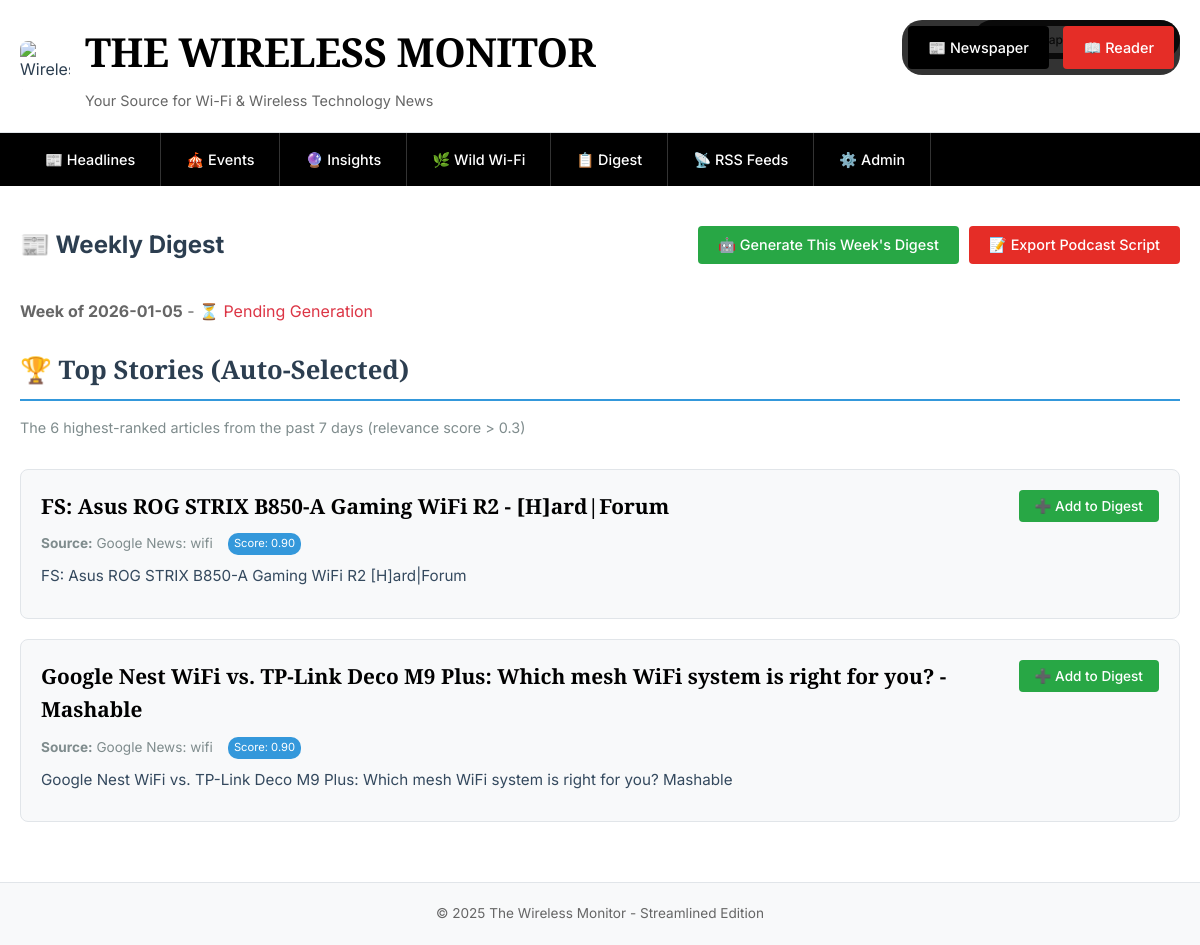
The page /weekly_digest on the database as committed earlier.
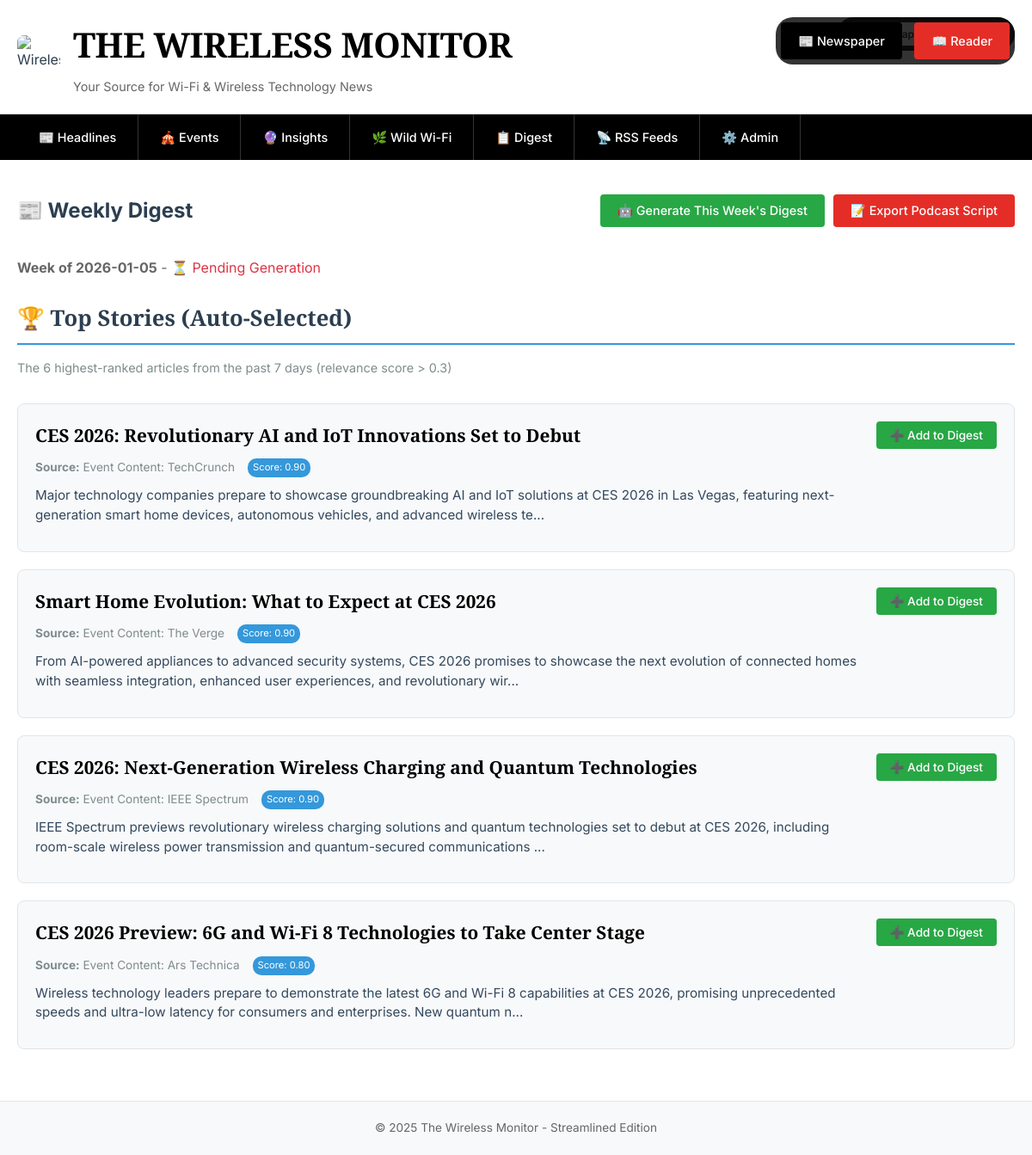
The same page on the database as committed later.
### tables this page shows
CREATE TABLE articles (
                id INTEGER PRIMARY KEY AUTOINCREMENT,
                feed_id INTEGER,
                title TEXT NOT NULL,
                url TEXT UNIQUE NOT NULL,
                description TEXT,
                content TEXT,
                published_date TIMESTAMP,
                relevance_score REAL DEFAULT 0,
                entertainment_score REAL DEFAULT 0,
                wifi_keywords TEXT,
                created_at TIMESTAMP DEFAULT CURRENT_TIMESTAMP, image_url TEXT,
                FOREIGN KEY (feed_id) REFERENCES rss_feeds (id)
            );

CREATE TABLE rss_feeds (
                id INTEGER PRIMARY KEY AUTOINCREMENT,
                name TEXT NOT NULL,
                url TEXT UNIQUE NOT NULL,
                active INTEGER DEFAULT 1,
                last_fetched TIMESTAMP,
                created_at TIMESTAMP DEFAULT CURRENT_TIMESTAMP
            );

### app/main.py (the view)
        @self.app.route('/weekly_digest')
        def weekly_digest():
            view_mode = request.args.get('view', 'newspaper')
            conn = self.get_db_connection()
            from datetime import datetime, timedelta
            today = datetime.now().date()
            week_start = today - timedelta(days=today.weekday())
            manual_articles = conn.execute('''
                SELECT wd.*, a.title, a.url, a.description, a.relevance_score, f.name as feed_name
                FROM weekly_digest wd
                JOIN articles a ON wd.article_id = a.id
                JOIN rss_feeds f ON a.feed_id = f.id
                WHERE wd.week_start = ?
                ORDER BY wd.added_at DESC
            ''', (week_start,)).fetchall()
            seven_days_ago = today - timedelta(days=7)
            top_articles = conn.execute('''
                SELECT a.*, f.name as feed_name
                FROM articles a
                JOIN rss_feeds f ON a.feed_id = f.id
                WHERE DATE(a.published_date) >= ?
                AND DATE(a.published_date) <= ?
                AND a.relevance_score > 0.3
                AND a.id NOT IN (SELECT article_id FROM weekly_digest WHERE week_start = ?)
                ORDER BY a.relevance_score DESC, a.published_date DESC
                LIMIT 6
            ''', (seven_days_ago, today, week_start)).fetchall()
            digest_status = conn.execute('''
                SELECT value FROM settings WHERE key = ?
            ''', (f'digest_generated_{week_start}',)).fetchone()
            conn.close()
            return render_template('weekly_digest.html',
                                 manual_articles=manual_articles,
                                 top_articles=top_articles,
                                 week_start=week_start,
                                 digest_generated=digest_status is not None,
                                 view_mode=view_mode)

### app/main.py (called while the page is built)
    def get_db_connection(self):
        conn = sqlite3.connect(self.db_path, timeout=30.0)
        conn.row_factory = sqlite3.Row
        conn.execute('PRAGMA journal_mode=WAL')
        conn.execute('PRAGMA synchronous=NORMAL')
        conn.execute('PRAGMA cache_size=10000')
        conn.execute('PRAGMA temp_store=memory')
        return conn

### app/templates/weekly_digest.html (shortened to what this page needs)
{% extends "base.html" %}
{% block content %}
<div style="display: flex; justify-content: space-between; align-items: center; margin-bottom: {% if view_mode == 'reader' %}0{% else %}35px{% endif %}; ">
    <h2>📰 Weekly Digest</h2>
    <div style="display: flex; gap: 10px;">
        {% if not digest_generated %}
        <button onclick="generateWeeklyDigest()" class="btn" style="background: #28a745;">🤖 Generate This Week's Digest</button>
        {% endif %}
        <button onclick="exportDigestScript()" class="btn">📝 Export Podcast Script</button>
    </div>
</div>
<div style="{% if view_mode == 'reader' %}padding: 0 20px;{% endif %}">
    <p style="font-family: 'Inter', sans-serif; color: #666; margin-bottom: 25px;">
        <strong>Week of {{ week_start }}</strong> -
        {% if digest_generated %}
        <span style="color: #28a745;">✅ Digest Generated</span>
        {% else %}
        <span style="color: #dc3545;">⏳ Pending Generation</span>
        {% endif %}
    </p>
</div>
{% if top_articles %}
<div style="{% if view_mode == 'reader' %}padding: 0 20px; margin-bottom: 20px;{% else %}margin-bottom: 30px;{% endif %}">
    <h3 style="font-family: {% if view_mode == 'reader' %}'Arial', sans-serif{% else %}'Playfair Display', serif{% endif %}; font-size: {% if view_mode == 'reader' %}1.2rem{% else %}1.6rem{% endif %}; color: #2c3e50; margin-bottom: 15px; border-bottom: 2px solid #3498db; padding-bottom: 8px;">
        🏆 Top Stories (Auto-Selected)
    </h3>
    <p style="font-family: 'Inter', sans-serif; font-size: 0.9rem; color: #7f8c8d; margin-bottom: 20px;">
        The 6 highest-ranked articles from the past 7 days (relevance score > 0.3)
    </p>
</div>
{% for article in top_articles %}
<div class="{% if view_mode == 'reader' %}article{% else %}article{% endif %}" style="{% if view_mode == 'reader' %}border-bottom: 1px solid #f0f0f0; padding: 15px 20px; margin: 0; background: white;{% else %}border: 1px solid #e1e5e9; border-radius: 8px; padding: 20px; margin-bottom: 20px; background: #f8f9fa;{% endif %}">
    <div style="display: flex; justify-content: space-between; align-items: flex-start; gap: 15px;">
        <div style="flex: 1;">
            <h4 style="{% if view_mode == 'reader' %}font-family: 'Arial', sans-serif; font-size: 1rem; font-weight: bold; color: #1155cc; margin-bottom: 8px;{% else %}font-family: 'Playfair Display', serif; font-size: 1.3rem; font-weight: 600; color: #000; margin-bottom: 10px;{% endif %}">
                <a href="{{ article.url }}" target="_blank" style="{% if view_mode == 'reader' %}color: #1155cc; text-decoration: none;{% else %}color: #000; text-decoration: none;{% endif %}">
                    {{ article.title }}
                </a>
            </h4>
            <div style="{% if view_mode == 'reader' %}font-family: 'Arial', sans-serif; font-size: 0.8rem; color: #999; margin-bottom: 8px;{% else %}font-family: 'Inter', sans-serif; font-size: 0.85rem; color: #7f8c8d; margin-bottom: 10px; display: flex; align-items: center; gap: 15px;{% endif %}">
                <span><strong>Source:</strong> {{ article.feed_name }}</span>
                <span style="background: #3498db; color: white; padding: 2px 6px; border-radius: 10px; font-size: 0.7rem;">Score: {{ "%.2f"|format(article.relevance_score) }}</span>
            </div>
            <p style="{% if view_mode == 'reader' %}font-family: 'Arial', sans-serif; font-size: 0.9rem; line-height: 1.4; color: #666; margin-bottom: 8px;{% else %}font-family: 'Inter', sans-serif; font-size: 0.95rem; line-height: 1.5; color: #34495e; margin-bottom: 10px;{% endif %}">
                {{ article.description[:200] }}{% if article.description|length > 200 %}...{% endif %}
            </p>
        </div>
        <div>
            <button onclick="addToDigest({{ article.id }}, 'Top story of the week')" class="btn" style="{% if view_mode == 'reader' %}font-size: 0.8rem; padding: 6px 12px; background: #28a745;{% else %}font-size: 0.85rem; padding: 8px 16px; background: #28a745;{% endif %}">
                ➕ Add to Digest
            </button>
        </div>
    </div>
</div>
{% endfor %}
{% endif %}
{% endblock %}

Rows that differ between the two databases and show on the page:
removed articles: title "FS: Asus ROG STRIX B850-A Gaming WiFi R2 - [H]ard|Forum", feed_name "Google News: wifi", relevance_score "0.90", description "FS: Asus ROG STRIX B850-A Gaming WiFi R2 [H]ard|Forum"
removed articles: title "Google Nest WiFi vs. TP-Link Deco M9 Plus: Which mesh WiFi system is right for you? - Mashable", feed_name "Google News: wifi", relevance_score "0.90", description "Google Nest WiFi vs. TP-Link Deco M9 Plus: Which mesh WiFi system is right for you? Mashable"
now on this page (row edited): articles: title "CES 2026: Revolutionary AI and IoT Innovations Set to Debut", feed_name "Event Content: TechCrunch", relevance_score "0.90", description "Major technology companies prepare to showcase groundbreaking AI and IoT solutions at CES 2026 in Las Vegas, featuring next-generation smart home devices, autonomous vehicles, and advanced wireless te"
now on this page (row edited): articles: title "Smart Home Evolution: What to Expect at CES 2026", feed_name "Event Content: The Verge", relevance_score "0.90", description "From AI-powered appliances to advanced security systems, CES 2026 promises to showcase the next evolution of connected homes with seamless integration, enhanced user experiences, and revolutionary wir"
now on this page (row edited): articles: title "CES 2026: Next-Generation Wireless Charging and Quantum Technologies", feed_name "Event Content: IEEE Spectrum", relevance_score "0.90", description "IEEE Spectrum previews revolutionary wireless charging solutions and quantum technologies set to debut at CES 2026, including room-scale wireless power transmission and quantum-secured communications"
now on this page (row edited): articles: title "CES 2026 Preview: 6G and Wi-Fi 8 Technologies to Take Center Stage", feed_name "Event Content: Ars Technica", relevance_score "0.80", description "Wireless technology leaders prepare to demonstrate the latest 6G and Wi-Fi 8 capabilities at CES 2026, promising unprecedented speeds and ultra-low latency for consumers and enterprises. New quantum n"
